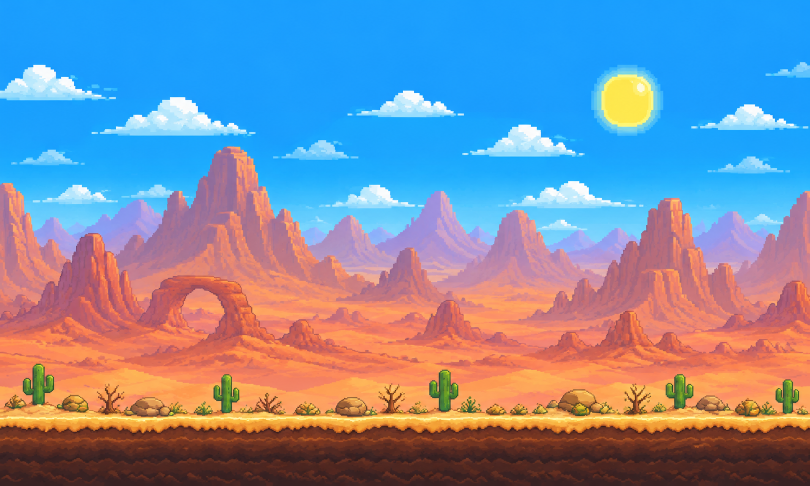
#> input picture art-source/background/desert_source.png, 1620 x 971 px, found by its file name (shown at 1/2 size)
$ python desert_cut.py .
#> lines starting #> are read from the running program, lines starting #| are printed output that depends on the picture; after the words box and inside, x2 and y2 are one past the last pixel; in counts of white or black regions, pixels touching at a corner belong together
# Cuts the owner's desert picture (desert_source.png, 1620x971) into backdrop layers for the Desert Machine:
# far (lavender mountains), big (the red rocks, the arch and the sand down to the plain) and front (the sand
# plain). Its own sky, sun and clouds are dropped (the game shows the sunset's sky, sun and clouds behind them,
# owner Oct 26 2026) and so is the ground strip at the bottom (cacti, bushes, rocks, dirt): from row CUT down the
# sand carries on instead.
# Each layer is opaque from its own outline down; below where the next layer starts it is filled with its own
# colours, so nothing of a nearer layer shows when the layers slide apart (parallax).
import sys
import numpy as np
from PIL import Image
from scipy import ndimage as nd

ROOT = sys.argv[1]
a = np.array(Image.open(ROOT + '/art-source/background/desert_source.png').convert('RGB')).astype(float)
H, W = a.shape[:2]
#> H = 971; W = 1620
R, G, B = a[..., 0], a[..., 1], a[..., 2]
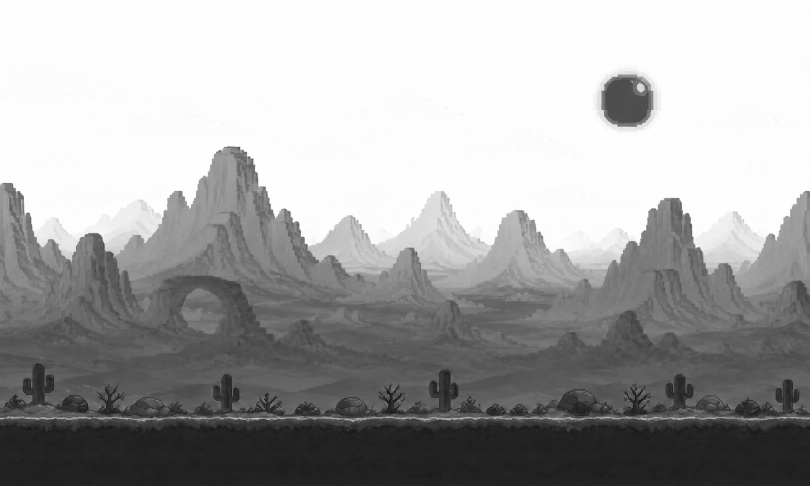
#> B: shape (971, 1620) float64 (shown at 1/2 size); min 13, max 255, mean 165.1
CUT = 722  # first row of the ground strip (cactus tops)
FRONT = 700  # where the sand plain layer starts (fades in over FRONT_FADE rows)
FRONT_FADE = 22

# ---- sky (blue), clouds (white) and the sun (top rows) ----
air = (G - R > 30) | ((R > 195) & (G > 210) & (B - G < 35) & (B > 220))
#> air: shape (971, 1620) bool; 44.4% white; 72 white regions (63 under 20 px), largest, box (x1, y1, x2, y2) and area: (0, 0, 1620, 504) 688267, (47, 728, 107, 809) 2336, (879, 741, 916, 822) 1873
air[:285] = True
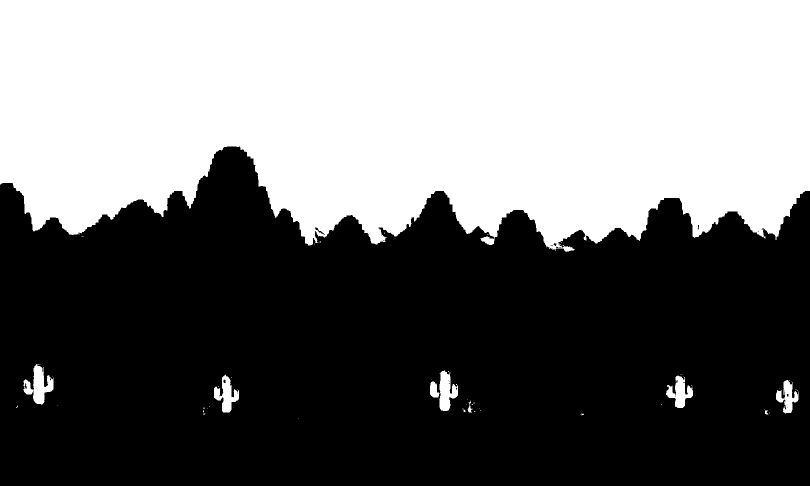
#> air: shape (971, 1620) bool (shown at 1/2 size); 45% white; 62 white regions (53 under 20 px), largest, box (x1, y1, x2, y2) and area: (0, 0, 1620, 504) 697421, (47, 728, 107, 809) 2336, (879, 741, 916, 822) 1873
land = nd.binary_opening(~air, iterations=1)
#> land: shape (971, 1620) bool; 55% white; 51 black regions (42 under 20 px), largest, box (x1, y1, x2, y2) and area: (0, 0, 1620, 504) 697645, (47, 728, 107, 809) 2392, (860, 741, 916, 822) 2339
top = np.zeros(W, int)
#> top = 1620 values from 0 to 0
for x in range(W):
    run = np.convolve(land[:, x].astype(int), np.ones(6, int), 'valid')
    top[x] = np.argmax(run >= 6)
#> after the loop, top = 1620 values, max 501 at index 1110, min 293 at index 454, mean 430.4
top = nd.grey_opening(top, size=7)  # thin bits of cloud touching a mountain
#> top = 1620 values, max 499 at index 1104, min 293 at index 454, mean 430.1

# ---- where the warm red rocks start in each column ----
warm = nd.gaussian_filter(R - B, 3) > 6
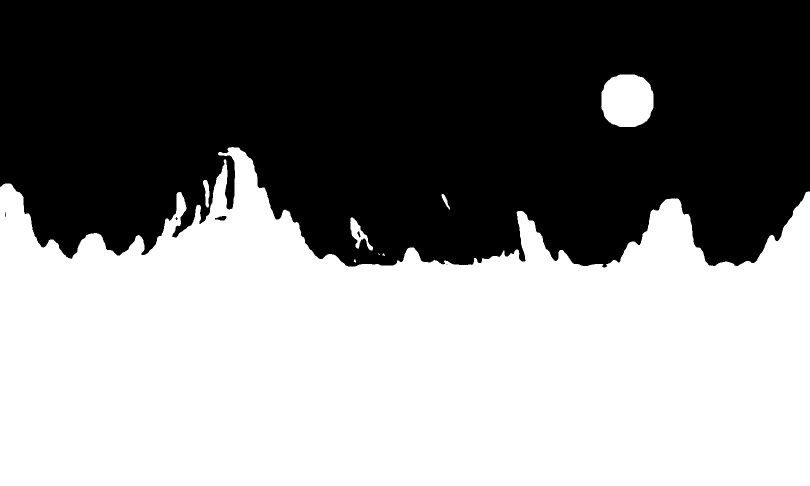
#> warm: shape (971, 1620) bool (shown at 1/2 size); 51.8% white; 6 black regions (3 under 20 px), largest, box (x1, y1, x2, y2) and area: (0, 0, 1620, 535) 758631, (430, 432, 453, 441) 143, (715, 463, 721, 475) 42
btop = np.zeros(W, int)
#> btop = 1620 values from 0 to 0
for x in range(W):
    run = np.convolve(warm[:, x].astype(int), np.ones(14, int), 'valid')
    btop[x] = np.argmax(run >= 13)
#> after the loop, btop = 1620 values, max 532 at index 696, min 148 at index 1239, mean 448.5
btop = np.maximum(nd.grey_closing(btop, size=25), top)
#> btop = 1620 values, max 532 at index 696, min 299 at index 457, mean 472.5

# ---- the picture without the ground strip: the sand plain carries on below CUT ----
pic = a.copy()
# plain sand: the colour of the last sand rows, smoothed sideways, getting a little deeper further down, with soft
# dune ridges (a light line over a shaded one) every few rows; 4 px steps like the picture's own pixels
base = nd.gaussian_filter1d(a[CUT - 20:CUT - 2].mean(0), 40, axis=0)
#> base = 1620 rows, first 8: [246.1, 132.7, 85.44], [246.1, 132.7, 85.44], [246.1, 132.7, 85.44], [246.1, 132.7, 85.44], [246.1, 132.7, 85.45], [246.1, 132.7, 85.46], [246.1, 132.7, 85.46], [246.1, 132.7, 85.47]
xs = np.arange(W)
#> xs = 1620 values from 0 to 1619
for y in range(CUT - 2, H):
    d = y - (CUT - 2)
    blend = min(1, d / 6)
    col = base * (1 - 0.12 * min(1, d / 160))
    ridge = np.zeros(W)
    for k, (per, ph, amp) in enumerate([(34, 0, 7), (52, 13, 9), (71, 29, 6)]):
        # a gently wavy ridge line every `per` rows
        yy = (d + amp * np.sin(xs / (90 + 30 * k) + ph) + ph) % per
        ridge += np.where(yy < 4, 1.0, 0) - np.where((yy >= 4) & (yy < 12), 0.55, 0)
    col = col * (1 + 0.035 * ridge[:, None])
    col = col[(xs // 4) * 4]  # blocky like the picture's pixels
    pic[y] = pic[y] * (1 - blend) + col * blend
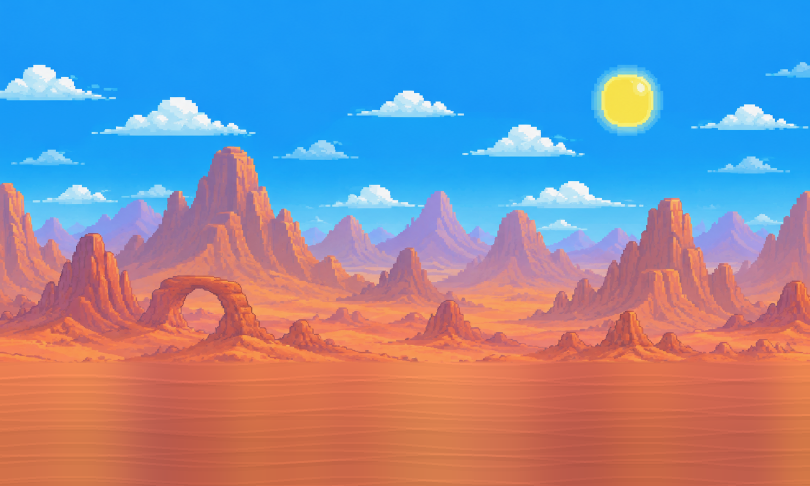
#> pic: shape (971, 1620, 3) float64 (shown at 1/2 size); mean R, G, B 141, 144.2, 170.3; drawn with min black and max white

rows = np.arange(H)[:, None]
#> rows = 971 values from 0 to 970


def save(name, rgb, alpha):
    out = np.zeros((H, W, 4), np.uint8)
    out[..., :3] = np.clip(rgb, 0, 255)
    out[..., 3] = np.clip(alpha * 255, 0, 255)
    Image.fromarray(out).save(ROOT + '/www/assets/background/desert_%s.webp' % name, lossless=True, quality=100, method=6)


# far: everything from the sky line down; under the red rocks it carries on with its own last colour,
# fading into the haze colour
far = pic.copy()
haze = np.median(np.concatenate([a[top[x] + 2:btop[x] - 1, x] for x in range(W) if btop[x] - top[x] > 6]), axis=0)
#> haze = [171, 152, 212]
last = np.full((W, 3), np.nan)
#> last = 1620 rows, first 8: [nan, nan, nan], [nan, nan, nan], [nan, nan, nan], [nan, nan, nan], [nan, nan, nan], [nan, nan, nan], [nan, nan, nan], [nan, nan, nan]
for x in range(W):
    if btop[x] - top[x] > 3:
        last[x] = a[btop[x] - 2, x]
#> after the loop, last = 1620 rows, first 8: [155, 127, 167], [163, 126, 173], [176, 120, 165], [176, 122, 162], [174, 124, 160], [172, 124, 158], [174, 122, 160], [179, 124, 160]
for ch in range(3):
    v = last[:, ch]
    ok = ~np.isnan(v)
    last[:, ch] = np.interp(np.arange(W), np.flatnonzero(ok), v[ok])
for x in range(W):
    y0 = btop[x] - 1
    ys = np.arange(y0, H)
    t = np.clip((ys - y0) / 80, 0, 1)[:, None]
    far[y0:, x] = last[x] * (1 - t) + haze * t
#> this loop made 1620 passes
#> y0 on passes 1 to 3: 372, 371, 371
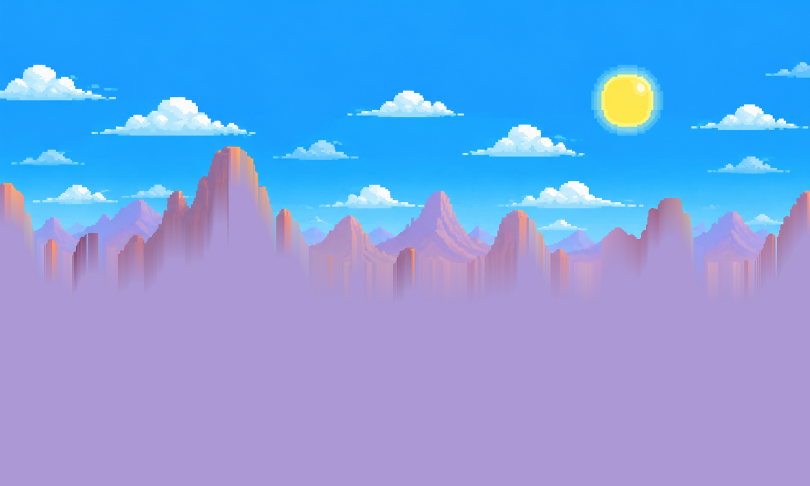
#> far: shape (971, 1620, 3) float64 (shown at 1/2 size); mean R, G, B 118.8, 160.8, 227.3
# a little warmer, to sit in the sunset light; the sky-blue edge pixels along the outline take the colour below
SUNSET_HAZE = np.array([214, 140, 170])
for x in range(W):
    for y in range(top[x], top[x] + 4):
        if far[y, x, 2] - far[y, x, 0] > 45:
            far[y, x] = far[top[x] + 4, x]
far = far * 0.65 + SUNSET_HAZE * 0.35
save('far', far, (rows >= top[None, :]).astype(float))

# big: from the red rocks' outline down (a 2 px soft edge), the picture as it is
yy = rows - btop[None, :]
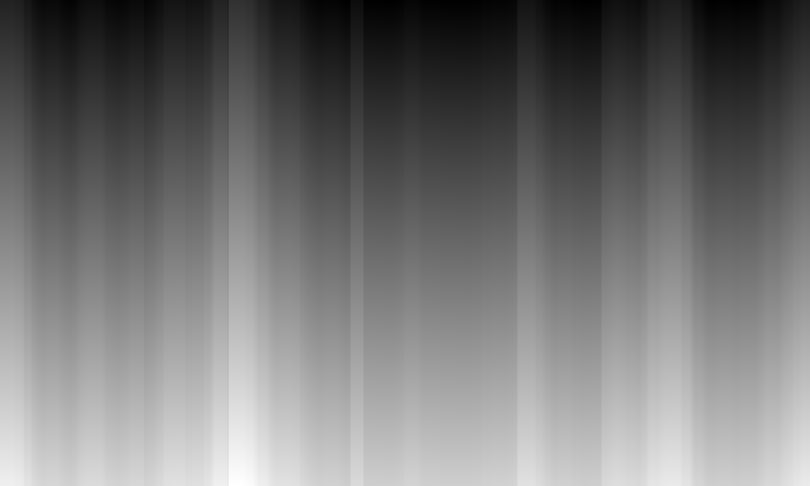
#> yy: shape (971, 1620) int64 (shown at 1/2 size); min -532, max 671, mean 12.5; drawn with min black and max white
save('big', pic, np.clip((yy + 1) / 2, 0, 1))

# front: the sand plain, fading in from FRONT
save('front', pic, np.clip((rows - FRONT) / FRONT_FADE, 0, 1) * np.ones((1, W)))
#> call 3 of save, with name = 'front'
#> in save (call 3), `out[..., 3] = np.clip(alpha * 255, 0, 255)`:
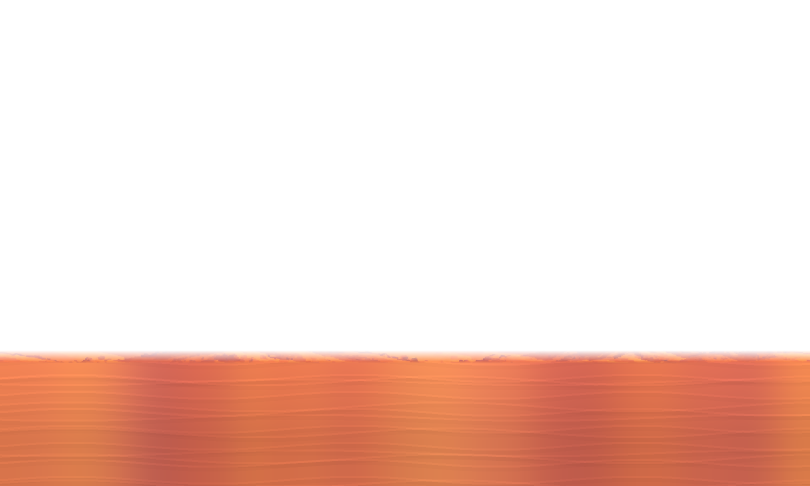
#> out: shape (971, 1620, 4) (shown at 1/2 size); mean R, G, B, A 140.8, 144.1, 170.2, 68.1; transparent parts drawn white
print('ok', haze)
#| ok [171. 152. 212.]
